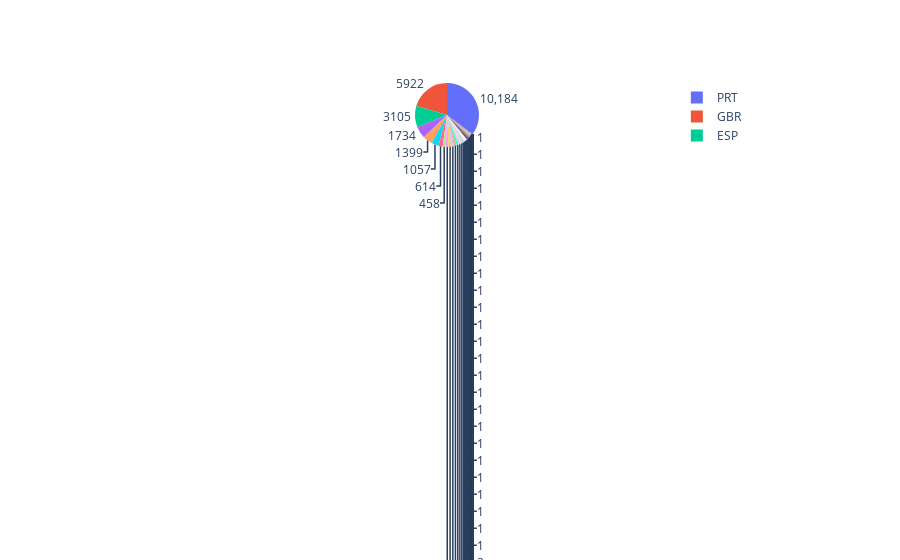

Notebook source saved alongside this figure:
### Code cell
iplot([trace])

### Figure 1 — Plotly figure (JSON) as saved in the notebook; plotly's stock layout.template omitted (floating-point values rounded to 4 significant figures)
{"data": [{"hoverinfo": "label+percent", "labels": ["PRT", "GBR", "ESP", "IRL", "FRA", "DEU", "CN", "NLD", 0, "USA", "BEL", "ITA", "BRA", "CHE", "POL", "SWE", "AUT", "ROU", "FIN", "RUS", "CHN", "NOR", "AUS", "DNK", "LUX", "ARG", "LTU", "MAR", "HUN", "IND", "EST", "LVA", "CZE", "UKR", "AGO", "TUR", "ISR", "CHL", "NZL", "ZAF", "COL", "TWN", "OMN", "SVN", "MYS", "JPN", "SVK", "HRV", "PRI", "NGA", "GRC", "GIB", "DZA", "PHL", "SRB", "CYP", "THA", "MEX", "KOR", "ISL", "IRN", "BGR", "JAM", "URY", "CPV", "CUB", "BLR", "GEO", "KAZ", "SUR", "SGP", "DOM", "MOZ", "CAF", "ARE", "LBN", "IDN", "ARM", "VEN", "AND", "MLT", "JOR", "MDV", "ZWE", "KWT", "CRI", "ECU", "CMR", "MWI", "CIV", "VNM", "AZE", "ALB", "PAK", "UZB", "NPL", "MDG", "EGY", "COM", "PLW", "LKA", "MKD", "ZMB", "MAC", "BDI", "MUS", "UGA", "TGO", "DJI", "HKG", "PER", "BHS", "BWA", "SMR", "CYM", "BIH", "SYR", "QAT", "SAU"], "textinfo": "value", "type": "pie", "values": [10184, 5922, 3105, 1734, 1399, 1057, 614, 458, 419, 407, 389, 379, 329, 323, 294, 231, 176, 145, 135, 128, 125, 100, 72, 60, 54, 48, 45, 39, 38, 33, 29, 29, 23, 23, 17, 16, 16, 14, 14, 13, 12, 12, 11, 10, 10, 9, 9, 9, 9, 8, 8, 7, 7, 7, 7, 6, 6, 6, 6, 6, 5, 5, 5, 5, 5, 4, 4, 4, 4, 4, 4, 3, 3, 3, 3, 3, 3, 2, 2, 2, 2, 2, 2, 2, 2, 2, 2, 2, 2, 2, 2, 2, 2, 2, 1, 1, 1, 1, 1, 1, 1, 1, 1, 1, 1, 1, 1, 1, 1, 1, 1, 1, 1, 1, 1, 1, 1, 1, 1]}], "layout": {}}
